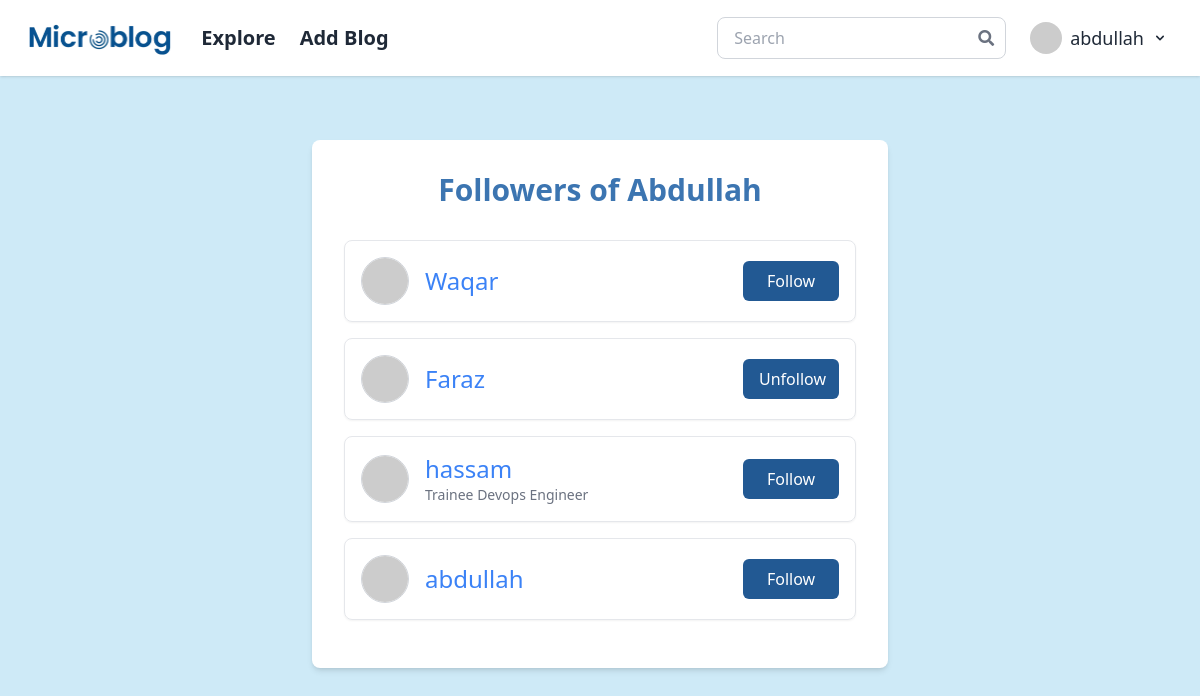
The page /followers_list/Abdullah (signed in) on the database its author committed.
### app/models.py (models this page shows, shortened)
class User(UserMixin, db.Model):
    id: so.Mapped[int] = so.mapped_column(primary_key=True)
    username: so.Mapped[str] = so.mapped_column(sa.String(64), index=True, unique=True)
    email: so.Mapped[str] = so.mapped_column(sa.String(120), index=True, unique=True)
    password_hash: so.Mapped[Optional[str]] = so.mapped_column(sa.String(256))
    posts: so.WriteOnlyMapped['Post'] = so.relationship(back_populates='author', cascade='all, delete-orphan', passive_deletes=True)
    comments: so.WriteOnlyMapped['Comment'] = so.relationship(back_populates='author', cascade='all, delete-orphan', passive_deletes=True)
    about_me: so.Mapped[Optional[str]] = so.mapped_column(sa.String(140))
    last_seen: so.Mapped[Optional[datetime]] = so.mapped_column(default=lambda: datetime.now(timezone.utc))
    following: so.WriteOnlyMapped['User'] = so.relationship(secondary=followers, primaryjoin=(followers.c.follower_id == id),
                                                            secondaryjoin=(followers.c.followed_id == id), back_populates='followers', passive_deletes=True)
    followers: so.WriteOnlyMapped['User'] = so.relationship(secondary=followers, primaryjoin=(followers.c.followed_id == id),
                                                            secondaryjoin=(followers.c.follower_id == id), back_populates='following', passive_deletes=True)
    def avatar(self, size):
        digest = md5(self.email.lower().encode('utf-8')).hexdigest()
        return f'https://www.gravatar.com/avatar/{digest}?d=identicon&s={size}'
    def is_following(self, user):
        query = self.following.select().where(User.id == user.id)
        return db.session.scalar(query) is not None
    def get_followers_users(self):
        followers_users = (
            db.session.query(User)
            .join(followers, User.id == followers.c.follower_id)
            .filter(followers.c.followed_id == self.id)
            .all()
        )
        return followers_users

### app/main/routes.py (the view)
@bp.route('/followers_list/<username>')
@login_required
def followers_list(username):
    user = db.session.scalar(sa.select(User).where(User.username == username))
    list = user.get_followers_users()
    return render_template('followers.html', user=user, list=list)

### app/main/forms.py
class SearchForm(FlaskForm):
    searched = StringField('Searched', validators=[DataRequired()])
    submit = SubmitField('Submit')

### app/main/routes.py (called while the page is built)
@bp.before_request
def before_request():
    if current_user.is_authenticated:
        current_user.last_seen = datetime.now(timezone.utc)
        db.session.commit()

@bp.context_processor
def inject_search_form():
    return dict(form=SearchForm())

### app/models.py (called while the page is built)
@login.user_loader
def load_user(id):
    return db.session.get(User, int(id))

### app/templates/followers.html (shortened to what this page needs)
{% extends 'new_base.html' %}
{% block content %}
<div class="flex min-h-full flex-col justify-center px-2 py-4 sm:px-6 sm:py-12">
    <div class="bg-white shadow-md rounded-lg p-4 sm:p-8 w-full max-w-xl mx-auto">
        <h1 class="text-2xl sm:text-3xl font-bold mb-4 sm:mb-8 text-center text-[#3C75B1]">Followers of {{ user.username }}</h1>
        {% if list %}
        <ul>
            {% for follower in list %}
            <li class="flex flex-col sm:flex-row items-start sm:items-center justify-between p-3 sm:p-4 border border-gray-200 rounded-lg shadow-sm hover:bg-blue-100 mb-4">
                <a href="{{ url_for('main.user', username=follower.username) }}" class="flex items-center text-blue-500 hover:text-blue-700 mb-2 sm:mb-0">
                    <img src="{{ follower.avatar(100) }}" class="w-10 h-10 sm:w-12 sm:h-12 rounded-full border border-gray-300">
                    <div class="ml-3 sm:ml-4">
                        <span class="block text-lg sm:text-2xl">{{ follower.username }}</span>
                        {% if follower.about_me %}
                        <span class="block text-xs sm:text-sm text-gray-500">{{ follower.about_me[:30] }}</span>
                        {% endif %}
                    </div>
                </a>
                <div class="w-full sm:w-auto mt-2 sm:mt-0">
                    {% if current_user.is_following(follower) %}
                    <form action="{{ url_for('main.unfollow', username=follower.username) }}" method="post" class="w-full sm:w-auto">
                        <input type="submit" value="Unfollow" class="bg-[#225993] text-white px-4 py-2 rounded-md hover:bg-[#1B487A] w-full sm:w-24 text-sm sm:text-base">
                    </form>
                    {% else %}
                    <form action="{{ url_for('main.follow', username=follower.username) }}" method="post" class="w-full sm:w-auto">
                        <input type="submit" value="Follow" class="bg-[#225993] text-white px-4 py-2 rounded-md hover:bg-[#1B487A] w-full sm:w-24 text-sm sm:text-base">
                    </form>
                    {% endif %}
                </div>
            </li>
            {% endfor %}
            {% else %}
            <p class="text-center text-gray-500">No followers yet.</p>
            {% endif %}
        </ul>
    </div>
</div>
{% endblock %}

### app/templates/new_base.html (shortened to what this page needs)
<!DOCTYPE html>
<html lang="en">
<head>
    <script src="https://cdn.tailwindcss.com"></script>
    <link rel="stylesheet" href="https://cdnjs.cloudflare.com/ajax/libs/font-awesome/5.15.4/css/all.min.css">
    <link href="https://cdn.jsdelivr.net/npm/tailwindcss@2.2.19/dist/tailwind.min.css" rel="stylesheet">
</head>
<body class="bg-[#CEEAF7] text-gray-900">
    <nav class="bg-white shadow">
      <div class="container max-w-full w-full px-4 md:px-6 py-4 flex justify-between items-center">
          <div class="flex items-center space-x-6 mx-auto lg:mx-0">
              {% if not current_user.is_anonymous %}
              <a href="{{ url_for('main.index') }}" class="mt-1">
                <img class="w-15 h-10" src="{{ url_for('static', filename='images/Screenshot_2024-10-08_154426-removebg-preview_enhanced.png') }}" alt="Microblog">
              </a>
              {% else %}
              <a href="{{ url_for('main.explore') }}">
                <img class="w-15 h-10" src="{{ url_for('static', filename='images/Screenshot_2024-10-08_154426-removebg-preview_enhanced.png') }}" alt="Microblog">
              </a>
              {% endif %}
              {% if not current_user.is_anonymous %}
              <a class="text-xl font-semibold text-gray-800 hidden lg:inline-block" href="{{ url_for('main.explore') }}">Explore</a>
              <a class="text-xl font-semibold text-gray-800 hidden lg:inline-block" href="{{ url_for('main.add_blog') }}">Add Blog</a>
              {% endif %}
          </div>
          <div class="hidden lg:flex items-center space-x-4">
              <form class="relative flex items-center w-full md:w-auto" method="POST" action="{{ url_for('main.search') }}" onsubmit="return ValidateSearch()">
                  <input type="search" name="searched" autocomplete="off" id="searched" class="w-full border border-gray-300 rounded-lg pl-4 pr-10 py-2 focus:outline-none" placeholder="Search">
                  <button type="submit" class="absolute right-3 inset-y-0 flex items-center text-gray-500 hover:text-gray-700">
                      <i class="fas fa-search"></i>
                  </button>
              </form>
              {% if not current_user.is_anonymous %}
              <div class="relative px-2">
                  <button id="dropdownButton" class="text-lg flex items-center space-x-2 text-gray-800 hover:text-gray-600 focus:outline-none" onclick="toggleDropdown()">
                      <img class="w-8 h-8 rounded-full" src="{{ current_user.avatar(50) }}" alt="User avatar">
                      <span>{{ current_user.username }}</span>
                      <svg class="w-4 h-4" fill="currentColor" viewBox="0 0 20 20" xmlns="http://www.w3.org/2000/svg">
                          <path fill-rule="evenodd" d="M5.293 7.293a1 1 0 011.414 0L10 10.586l3.293-3.293a1 1 0 111.414 1.414l-4 4a1 1 0 01-1.414 0l-4-4a1 1 0 010-1.414z" clip-rule="evenodd"></path>
                      </svg>
                  </button>
              </div>
              {% else %}
              <ul class="flex space-x-4">
                  <li><a class="text-gray-800 hover:text-gray-600" href="{{ url_for('auth.login') }}">Login</a></li>
              </ul>
              {% endif %}
          </div>
      </div>
    </nav>
    <div class="p-4">
        <div class="container mx-auto">
            {% block content %}{% endblock %}
        </div>
    </div>
</body>
</html>

### rows shown on the page
User: username "abdullah"
User: username "Abdullah"
User: username "Waqar"
User: username "Faraz"
User: username "hassam", about_me "Trainee Devops Engineer"
